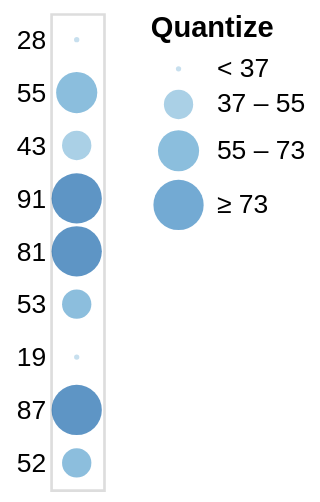

Vega-Lite specification stored for this chart:
### Vega-Lite specification from a JSON file in a GitHub repository (floating-point values rounded to 4 significant figures)
{"$schema": "https://vega.github.io/schema/vega-lite/v2.json", "description": "A simple bar chart with embedded data.", "data": {"values": [{"a": "A", "b": 28}, {"a": "B", "b": 55}, {"a": "C", "b": 43}, {"a": "D", "b": 91}, {"a": "E", "b": 81}, {"a": "F", "b": 53}, {"a": "G", "b": 19}, {"a": "H", "b": 87}, {"a": "I", "b": 52}]}, "mark": "circle", "encoding": {"y": {"field": "b", "type": "nominal", "sort": null, "axis": {"ticks": false, "domain": false, "title": null}}, "size": {"field": "b", "type": "quantitative", "scale": {"type": "quantize"}}, "color": {"field": "b", "type": "quantitative", "scale": {"type": "quantize"}, "legend": {"title": "Quantize"}}}}
